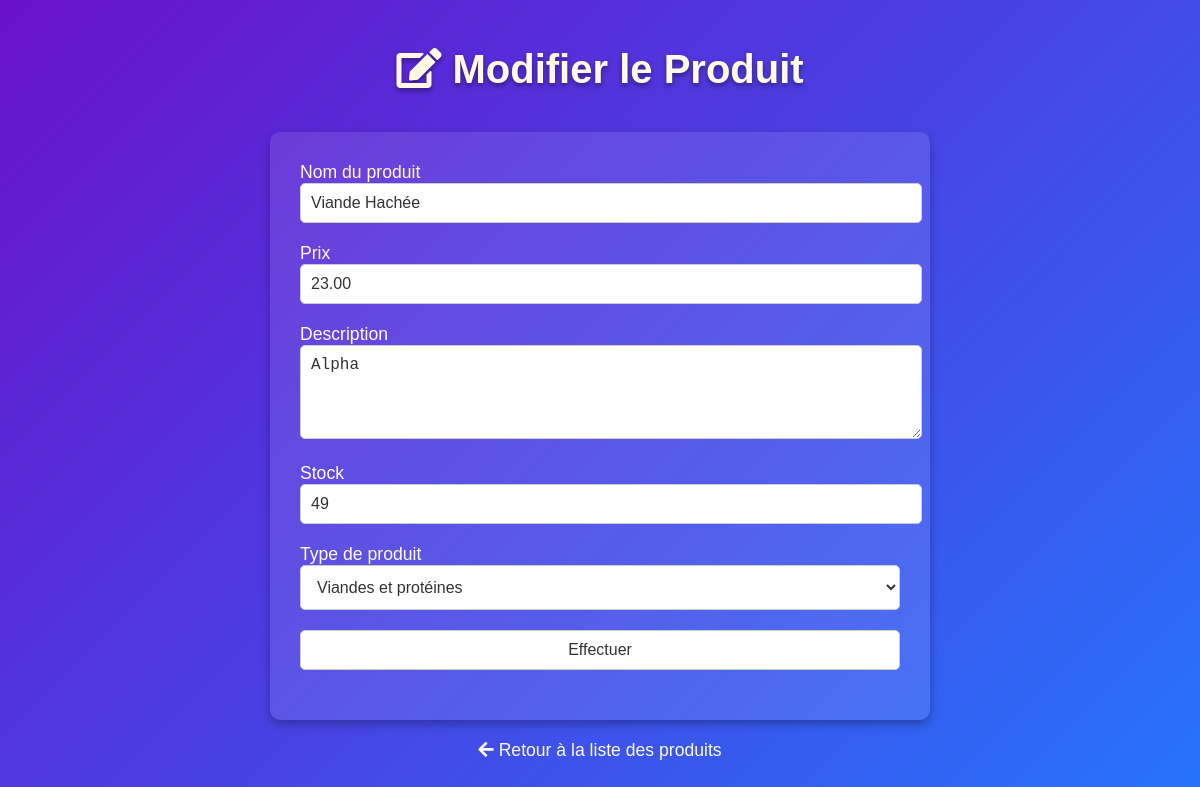
The app's page /update/9 with its own data.
### tables this page shows
CREATE TABLE produits (
                        id INTEGER PRIMARY KEY AUTOINCREMENT,
                        nom TEXT NOT NULL,
                        prix REAL NOT NULL, 
                        description TEXT NOT NULL,
                        stock INTEGER NOT NULL,
                        type_produit TEXT NOT NULL
                    );

### app.py (the view)
@app.route('/update/<int:id>', methods=['GET', 'POST'])
def edit_product(id):
    produit = Produit()  # Créer une instance de la classe Produit
    produit_to_update = next((p for p in produit.get_products() if p.id == id), None)  # Trouver le produit à modifier
    if produit_to_update is None:
        flash('Produit non trouvé', 'danger')
        return redirect(url_for('list_produits'))
    form = AddProductForm(obj=produit_to_update)
    if form.validate_on_submit():
        prix = float(form.prix.data) if isinstance(form.prix.data, Decimal) else form.prix.data
        produit.update_product(id, form.nom.data, prix, form.description.data, form.stock.data, form.type_produit.data)
        return redirect(url_for('list_produits'))
    return render_template('edit_product.html', form=form, produit=produit_to_update)

### forms.py
class AddProductForm(FlaskForm):
    nom = StringField('Nom du produit', validators=[DataRequired(), Length(max=50)])
    prix = DecimalField('Prix', validators=[DataRequired(), NumberRange(min=0)], places=2)
    description = TextAreaField('Description', validators=[Length(max=200)])
    stock = IntegerField('Stock', validators=[DataRequired(), NumberRange(min=0)])
    type_produit = SelectField('Type de produit', choices=[
        ('Fruits et légumes', 'Fruits et légumes'),
        ('Produits laitiers', 'Produits laitiers'),
        ('Viandes et protéines', 'Viandes et protéines'),
        ('Produits de boulangerie', 'Produits de boulangerie'),
        ('Céréales et grains', 'Céréales et grains'),
        ('Conserves et produits secs', 'Conserves et produits secs'),
        ('Condiments et épices', 'Condiments et épices'),
        ('Boissons', 'Boissons'),
        ('Produits surgelés', 'Produits surgelés'),
        ('Snacks et confiseries', 'Snacks et confiseries'),
        ('Produits non alimentaires', 'Produits non alimentaires')
    ], validators=[DataRequired()])
    submit = SubmitField('Effectuer')

### gestion_produit.py (called while the page is built)
    def get_products(self):
        try:
            with sqlite3.connect("app_database.db") as connection:
                cursor = connection.cursor()
                cursor.execute("SELECT * FROM produits")
                produits = cursor.fetchall()
                return [Produit(nom=row[1], prix=row[2], description=row[3], stock=row[4], type_produit=row[5], id=row[0]) for row in produits]
        except sqlite3.Error as e:
            print(f"Erreur lors de la récupération des produits : {e}")
            return []

### templates/edit_product.html (shortened to what this page needs)
<!DOCTYPE html>
<html lang="fr">
<head>
    <link rel="stylesheet" type="text/css" href="{{ url_for('static', filename='style_edit_product.css') }}">
    <link href="https://cdnjs.cloudflare.com/ajax/libs/font-awesome/5.15.3/css/all.min.css" rel="stylesheet">
</head>
<body>
    <h1><i class="fas fa-edit"></i> Modifier le Produit</h1>
    <form method="POST">
        <div>
            <label for="nom">{{ form.nom.label }}</label>
            {{ form.nom(size=32) }}
        </div>
        <div>
            <label for="prix">{{ form.prix.label }}</label>
            {{ form.prix(size=32) }}
        </div>
        <div>
            <label for="description">{{ form.description.label }}</label>
            {{ form.description(rows=4, cols=50) }}
        </div>
        <div>
            <label for="stock">{{ form.stock.label }}</label>
            {{ form.stock(size=32) }}
        </div>
        <div>
            <label for="type_produit">{{ form.type_produit.label }}</label>
            <select name="type_produit">
                <option value="Viandes et protéines" {% if form.type_produit.data == 'Viandes et protéines' %}selected{% endif %}>Viandes et protéines</option>
            </select>
        </div>
        <div>
            {{ form.submit() }}
        </div>
    </form>
    <a href="{{ url_for('list_produits') }}" class="back-link">
        <i class="fas fa-arrow-left"></i> Retour à la liste des produits
    </a>
</body>
</html>

### Static/style_edit_product.css (style rules this page uses)
body { font-family: Arial, sans-serif; background: linear-gradient(135deg, #6a11cb, #2575fc); color: white; padding: 20px; margin: 0; display: flex; flex-direction: column; min-height: 100vh; }
h1 { text-align: center; font-size: 2.5rem; margin-bottom: 40px; color: #fff9e3; text-shadow: 0 3px 5px rgba(0, 0, 0, 0.4); }
form { max-width: 600px; margin: 0 auto; background: rgba(255, 255, 255, 0.1); padding: 30px; border-radius: 10px; box-shadow: 0 4px 10px rgba(0, 0, 0, 0.3); }
div { margin-bottom: 20px; }
label { font-size: 1.1rem; color: #fff9e3; }
input, select, textarea { width: 100%; padding: 10px; font-size: 1rem; border: 1px solid #ccc; border-radius: 5px; background-color: #fff; color: #333; }
select { padding: 12px; }
.back-link { display: block; margin-top: 20px; text-align: center; font-size: 1.1rem; color: #fff9e3; text-decoration: none; }

### records on screen
produits: nom "Viande Hachée", prix "23.00", description "Alpha", stock "49", type_produit "Viandes et protéines"
